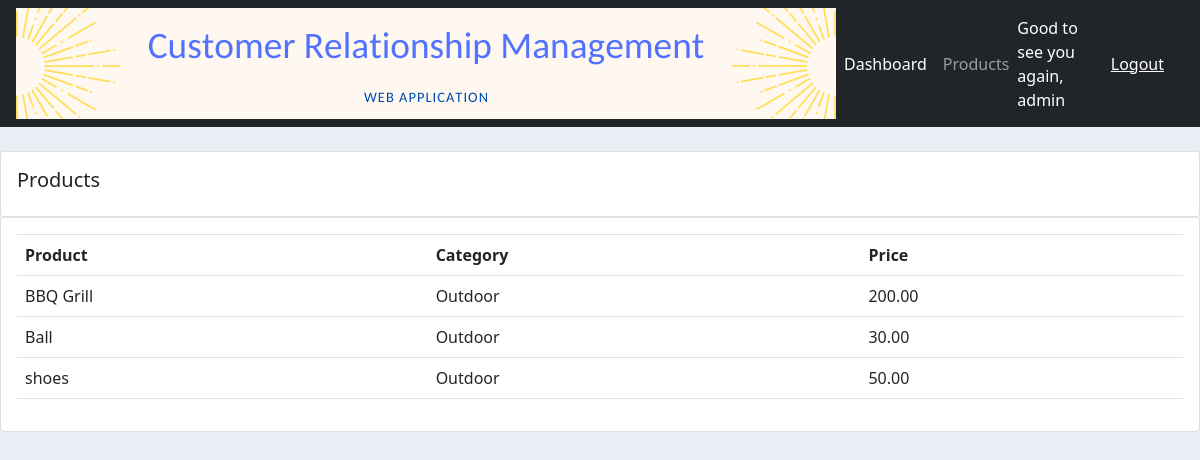
Screenshot of /products/ (signed in) with the database file from the repository.
### accounts/models.py (models this page shows, shortened)
class Product(models.Model):
    CATEGORY = (
        ('Indoor', 'Indoor'),
        ('Outdoor', 'Outdoor'),
    )
    name = models.CharField(max_length=200, null=True)
    price = models.DecimalField(max_digits=10, decimal_places=2, null=True)
    category = models.CharField(max_length=100, null=True, choices=CATEGORY)
    tag = models.ManyToManyField(Tag)
    description = models.TextField(null=True)
    date_added = models.DateTimeField(auto_now_add=True, null=True)

### accounts/decorators.py (the view)
        def wrapper(request, *args, **kwargs):
            group = None
            if request.user.groups.exists():
                group = request.user.groups.all()[0].name
            if group in allowed:
                return View_function(request, *args, **kwargs)
            else:
                return HttpResponse('You are not authorized to view this page')

### accounts/views.py (called while the page is built)
@login_required(login_url='login')
@allowed_users(allowed=['admin'])
def productsView(request):
    products = Product.objects.all()
    context = {
        'products' : products,
    }
    return render(request, 'accounts/products.html', context)

### accounts/templates/accounts/products.html
{% extends 'accounts/acc_base.html' %}
{% block content %}
<br>
<div class="row">
    <div class="col-md">
        <div class="card card-body">
            <h5>Products</h5>
        </div>
        <div class="card card-body">
            <table class="table">
                <tr>
                    <th>Product</th>
                    <th>Category</th>
                    <th>Price</th>
                </tr>
                {% for product in products %}
                    <tr>
                        <td>{{product.name}}</td>
                        <td>{{product.category}}</td>
                        <td>{{product.price}}</td>
                    </tr>
                {% endfor %}
            </table>
        </div>
    </div>
</div>
{% endblock %}

### accounts/templates/accounts/navbar.html (shortened to what this page needs)
{% load static %}
<nav class="navbar navbar-expand-lg navbar-dark bg-dark">
  <img src="{% static '/images/logo.png' %}">
  <div class="collapse navbar-collapse" id="navbarNav">
    <ul class="navbar-nav">
      {% if request.user.is_authenticated %}
      <li class="nav-item active">
        <a class="nav-link" href="{% url 'home' %}">Dashboard <span class="sr-only">(current)</span></a>
      </li>
      {% if request.user.is_staff %}
      <li class="nav-item">
        <a class="nav-link" href="{% url 'products' %}">Products</a>
      </li>
      {% else %}
      <li class="nav-item">
        <a class="nav-link" href="{% url 'settings' %}">Settings</a>
      </li>
      {% endif %}
      {% endif %}
    </ul>
  </div>
  {% if request.user.is_authenticated %}
  <span class="msg">Good to see you again, {{request.user}} </span>
  <span> <a class="msg" href="{% url 'logout' %}">Logout</a> </span>
  {% endif %}
</nav>

### static/css/acc_base.css (style rules this page uses)
body { background-color: #ebeff5; }

### accounts/templates/accounts/navbar.html (style rules this page uses)
.msg { font-size: 16px; color: #fff; margin-right: 20px; }

### rows the page displays
Product: name "BBQ Grill", category "Outdoor", price "200.00"
Product: name "Ball", category "Outdoor", price "30.00"
Product: name "shoes", category "Outdoor", price "50.00"

### other values shown
{{ request.user }} "admin"
